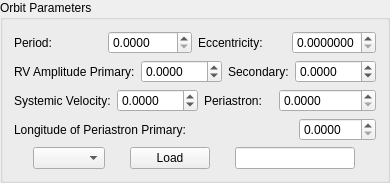
          <widget class="QGroupBox" name="groupBox">
           <property name="title">
            <string>Orbit Parameters</string>
           </property>
           <layout class="QVBoxLayout" name="verticalLayout_4">
            <item>
             <layout class="QHBoxLayout" name="horizontalLayout_29">
              <item>
               <widget class="QLabel" name="label_21">
                <property name="text">
                 <string>Period:</string>
                </property>
               </widget>
              </item>
              <item>
               <widget class="QDoubleSpinBox" name="doubleSpinBox_17">
                <property name="sizePolicy">
                 <sizepolicy hsizetype="Maximum" vsizetype="Fixed">
                  <horstretch>0</horstretch>
                  <verstretch>0</verstretch>
                 </sizepolicy>
                </property>
                <property name="decimals">
                 <number>4</number>
                </property>
                <property name="maximum">
                 <double>9999.989999999999782</double>
                </property>
               </widget>
              </item>
              <item>
               <widget class="QLabel" name="label_5">
                <property name="sizePolicy">
                 <sizepolicy hsizetype="Preferred" vsizetype="Preferred">
                  <horstretch>0</horstretch>
                  <verstretch>0</verstretch>
                 </sizepolicy>
                </property>
                <property name="text">
                 <string>Eccentricity:</string>
                </property>
               </widget>
              </item>
              <item>
               <widget class="QDoubleSpinBox" name="doubleSpinBox_3">
                <property name="sizePolicy">
                 <sizepolicy hsizetype="Maximum" vsizetype="Fixed">
                  <horstretch>0</horstretch>
                  <verstretch>0</verstretch>
                 </sizepolicy>
                </property>
                <property name="decimals">
                 <number>7</number>
                </property>
                <property name="maximum">
                 <double>9.990000000000000</double>
                </property>
               </widget>
              </item>
             </layout>
            </item>
            <item>
             <layout class="QHBoxLayout" name="horizontalLayout_6">
              <item>
               <widget class="QLabel" name="label_8">
                <property name="sizePolicy">
                 <sizepolicy hsizetype="Minimum" vsizetype="Preferred">
                  <horstretch>0</horstretch>
                  <verstretch>0</verstretch>
                 </sizepolicy>
                </property>
                <property name="text">
                 <string>RV Amplitude Primary:</string>
                </property>
               </widget>
              </item>
              <item>
               <widget class="QDoubleSpinBox" name="doubleSpinBox_6">
                <property name="sizePolicy">
                 <sizepolicy hsizetype="Maximum" vsizetype="Fixed">
                  <horstretch>0</horstretch>
                  <verstretch>0</verstretch>
                 </sizepolicy>
                </property>
                <property name="decimals">
                 <number>4</number>
                </property>
                <property name="minimum">
                 <double>-999.000000000000000</double>
                </property>
                <property name="maximum">
                 <double>999.990000000000009</double>
                </property>
               </widget>
              </item>
              <item>
               <widget class="QLabel" name="label_9">
                <property name="sizePolicy">
                 <sizepolicy hsizetype="Minimum" vsizetype="Preferred">
                  <horstretch>0</horstretch>
                  <verstretch>0</verstretch>
                 </sizepolicy>
                </property>
                <property name="text">
                 <string>Secondary:</string>
                </property>
               </widget>
              </item>
              <item>
               <widget class="QDoubleSpinBox" name="doubleSpinBox_7">
                <property name="sizePolicy">
                 <sizepolicy hsizetype="Maximum" vsizetype="Fixed">
                  <horstretch>0</horstretch>
                  <verstretch>0</verstretch>
                 </sizepolicy>
                </property>
                <property name="decimals">
                 <number>4</number>
                </property>
                <property name="minimum">
                 <double>-999.000000000000000</double>
                </property>
                <property name="maximum">
                 <double>999.990000000000009</double>
                </property>
               </widget>
              </item>
             </layout>
            </item>
            <item>
             <layout class="QHBoxLayout" name="horizontalLayout_8">
              <item>
               <widget class="QLabel" name="label_10">
                <property name="sizePolicy">
                 <sizepolicy hsizetype="Minimum" vsizetype="Preferred">
                  <horstretch>0</horstretch>
                  <verstretch>0</verstretch>
                 </sizepolicy>
                </property>
                <property name="text">
                 <string>Systemic Velocity:</string>
                </property>
               </widget>
              </item>
              <item>
               <widget class="QDoubleSpinBox" name="doubleSpinBox_8">
                <property name="sizePolicy">
                 <sizepolicy hsizetype="Maximum" vsizetype="Fixed">
                  <horstretch>0</horstretch>
                  <verstretch>0</verstretch>
                 </sizepolicy>
                </property>
                <property name="decimals">
                 <number>4</number>
                </property>
                <property name="minimum">
                 <double>-999.000000000000000</double>
                </property>
                <property name="maximum">
                 <double>999.990000000000009</double>
                </property>
                <property name="value">
                 <double>0.000000000000000</double>
                </property>
               </widget>
              </item>
              <item>
               <widget class="QLabel" name="label_7">
                <property name="sizePolicy">
                 <sizepolicy hsizetype="Minimum" vsizetype="Preferred">
                  <horstretch>0</horstretch>
                  <verstretch>0</verstretch>
                 </sizepolicy>
                </property>
                <property name="text">
                 <string>Periastron:</string>
                </property>
               </widget>
              </item>
              <item>
               <widget class="QDoubleSpinBox" name="doubleSpinBox_5">
                <property name="sizePolicy">
                 <sizepolicy hsizetype="Maximum" vsizetype="Fixed">
                  <horstretch>0</horstretch>
                  <verstretch>0</verstretch>
                 </sizepolicy>
                </property>
                <property name="decimals">
                 <number>4</number>
                </property>
                <property name="maximum">
                 <double>9999999.990000000223517</double>
                </property>
               </widget>
              </item>
             </layout>
            </item>
            <item>
             <layout class="QHBoxLayout" name="horizontalLayout_4">
              <item>
               <widget class="QLabel" name="label_6">
                <property name="sizePolicy">
                 <sizepolicy hsizetype="Preferred" vsizetype="Preferred">
                  <horstretch>0</horstretch>
                  <verstretch>0</verstretch>
                 </sizepolicy>
                </property>
                <property name="text">
                 <string>Longitude of Periastron Primary:</string>
                </property>
               </widget>
              </item>
              <item>
               <widget class="QDoubleSpinBox" name="doubleSpinBox_4">
                <property name="sizePolicy">
                 <sizepolicy hsizetype="Maximum" vsizetype="Fixed">
                  <horstretch>0</horstretch>
                  <verstretch>0</verstretch>
                 </sizepolicy>
                </property>
                <property name="decimals">
                 <number>4</number>
                </property>
                <property name="maximum">
                 <double>999.990000000000009</double>
                </property>
               </widget>
              </item>
             </layout>
            </item>
            <item>
             <layout class="QHBoxLayout" name="horizontalLayout_31">
              <item>
               <widget class="QComboBox" name="comboBox_2">
                <property name="sizePolicy">
                 <sizepolicy hsizetype="Maximum" vsizetype="Fixed">
                  <horstretch>0</horstretch>
                  <verstretch>0</verstretch>
                 </sizepolicy>
                </property>
               </widget>
              </item>
              <item>
               <widget class="QPushButton" name="pushButton_7">
                <property name="sizePolicy">
                 <sizepolicy hsizetype="Maximum" vsizetype="Fixed">
                  <horstretch>0</horstretch>
                  <verstretch>0</verstretch>
                 </sizepolicy>
                </property>
                <property name="text">
                 <string>Load</string>
                </property>
               </widget>
              </item>
              <item>
               <widget class="QLineEdit" name="lineEdit_14">
                <property name="sizePolicy">
                 <sizepolicy hsizetype="Maximum" vsizetype="Fixed">
                  <horstretch>0</horstretch>
                  <verstretch>0</verstretch>
                 </sizepolicy>
                </property>
                <property name="minimumSize">
                 <size>
                  <width>120</width>
                  <height>0</height>
                 </size>
                </property>
                <property name="maximumSize">
                 <size>
                  <width>120</width>
                  <height>16777215</height>
                 </size>
                </property>
               </widget>
              </item>
             </layout>
            </item>
           </layout>
          </widget>
